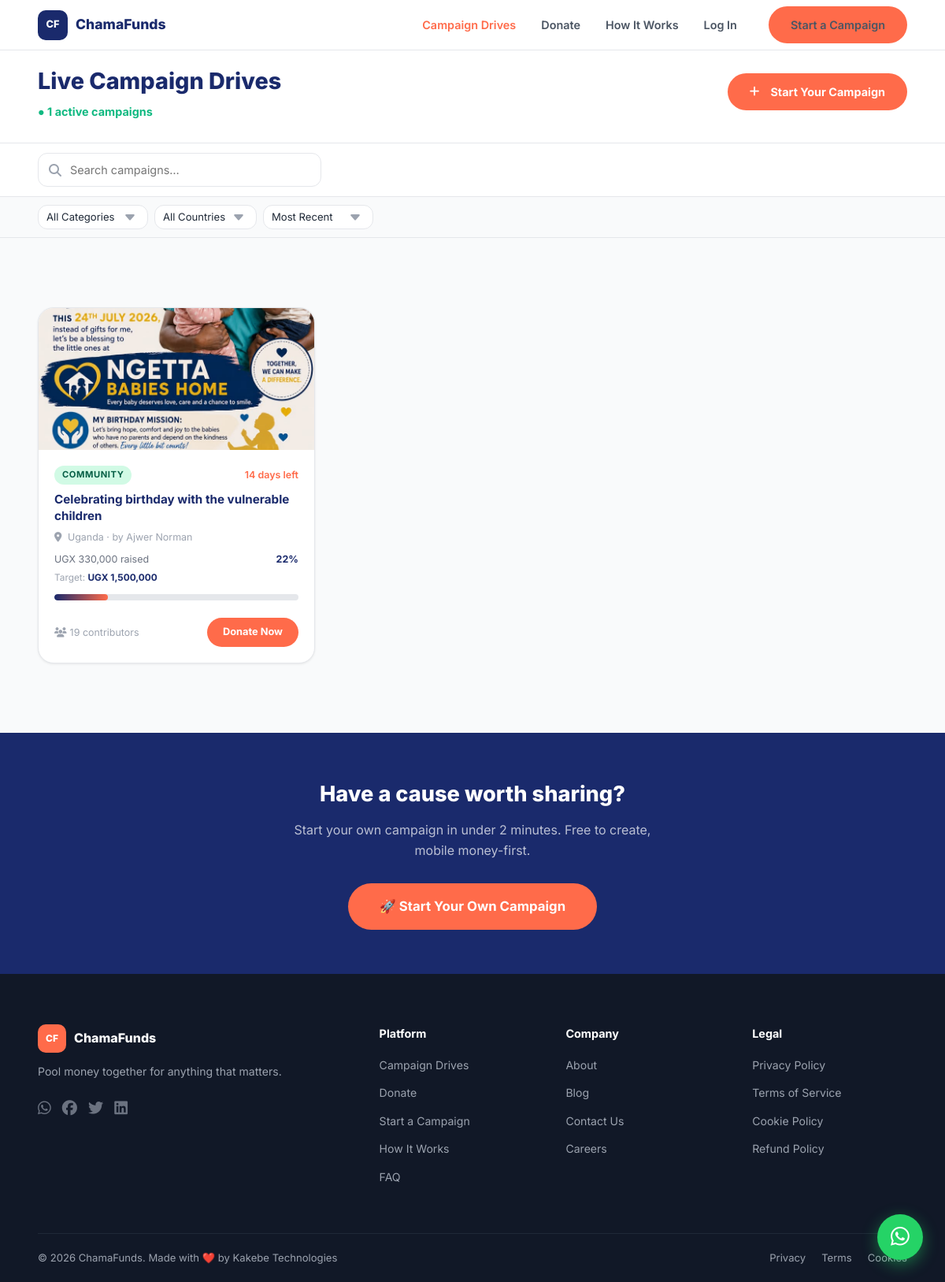
The page /campaign-drives.php on the database its author committed.
### tables this page shows
CREATE TABLE `campaigns` (
  `campaign_id` int(11) NOT NULL,
  `campaigner_id` int(11) NOT NULL,
  `display_name` varchar(120) DEFAULT NULL,
  `title` varchar(150) NOT NULL,
  `slug` varchar(150) NOT NULL,
  `description` text NOT NULL,
  `category` varchar(50) NOT NULL,
  `goal_amount` decimal(15,2) NOT NULL,
  `currency` varchar(3) NOT NULL DEFAULT 'UGX',
  `raised_amount` decimal(15,2) DEFAULT 0.00,
  `contributor_count` int(11) DEFAULT 0,
  `image_url` varchar(500) DEFAULT NULL,
  `mobile_money_number` varchar(20) NOT NULL,
  `mobile_money_network` varchar(50) NOT NULL,
  `status` enum('draft','active','paused','suspended','completed','flagged') DEFAULT 'draft',
  `start_date` timestamp NOT NULL DEFAULT current_timestamp(),
  `end_date` timestamp NULL DEFAULT NULL,
  `country` varchar(50) NOT NULL,
  `is_featured` tinyint(1) DEFAULT 0,
  `view_count` int(11) DEFAULT 0,
  `share_count` int(11) DEFAULT 0,
  `created_at` timestamp NOT NULL DEFAULT current_timestamp(),
  `updated_at` timestamp NOT NULL DEFAULT current_timestamp() ON UPDATE current_timestamp(),
  `multiple_images` longtext DEFAULT NULL CHECK (json_valid(`multiple_images`))
);

CREATE TABLE `users` (
  `user_id` int(11) NOT NULL,
  `full_name` varchar(100) NOT NULL,
  `email` varchar(100) NOT NULL,
  `phone` varchar(20) NOT NULL,
  `password_hash` varchar(255) NOT NULL,
  `role` enum('admin','campaigner','donor') NOT NULL DEFAULT 'donor',
  `country` varchar(50) DEFAULT 'Uganda',
  `avatar_url` varchar(255) DEFAULT NULL,
  `is_active` tinyint(1) DEFAULT 1,
  `is_verified` tinyint(1) DEFAULT 0,
  `two_factor_enabled` tinyint(1) DEFAULT 0,
  `last_login` timestamp NULL DEFAULT NULL,
  `created_at` timestamp NULL DEFAULT current_timestamp(),
  `updated_at` timestamp NULL DEFAULT current_timestamp() ON UPDATE current_timestamp()
);

### includes/config.php (called while the page is built, shortened)
<?php
function imgUrl($url) {
    return BASE . '/' . ltrim($url, '/');
}
?>

### campaign-drives.php (the view, shortened to what this page needs)
<?php
require_once __DIR__ . '/includes/config.php';
$result = $conn->query(
    "SELECT c.*, u.full_name AS campaigner_name,
            ROUND((c.raised_amount / c.goal_amount) * 100, 1) AS pct,
            DATEDIFF(c.end_date, NOW()) AS days_left
     FROM campaigns c
     JOIN users u ON c.campaigner_id = u.user_id
     WHERE c.status = 'active'
     ORDER BY c.created_at DESC"
);
$campaigns = [];
while ($r = $result->fetch_assoc()) $campaigns[] = $r;
$totalCount = count($campaigns);
include __DIR__ . '/includes/header.php';
?>
<div style="background:#fff;border-bottom:1px solid #e5e7eb;padding:80px 0 28px;">
  <div class="container">
    <div style="display:flex;justify-content:space-between;align-items:center;flex-wrap:wrap;gap:16px;">
      <div>
        <h1 style="font-size:1.8rem;font-weight:800;color:#1A2A6C;">Live Campaign Drives</h1>
        <p style="color:#9ca3af;font-size:.9rem;margin-top:4px;">
          <span style="color:#10b981;font-weight:700;">● <?= $totalCount ?> active campaigns</span>
        </p>
      </div>
      <a href="<?= BASE ?>/create-campaign.php" class="btn btn-primary"><i class="fas fa-plus" style="margin-right:6px;"></i>Start Your Campaign</a>
    </div>
  </div>
</div>
<div style="background:#fff;border-bottom:1px solid #e5e7eb;padding:12px 0;position:sticky;top:64px;z-index:100;">
  <div class="container">
    <div class="search-input-wrap">
      <i class="fas fa-search"></i>
      <input type="text" id="campaignSearch" class="form-input" placeholder="Search campaigns…" />
    </div>
  </div>
</div>
<div style="background:#f9fafb;border-bottom:1px solid #e5e7eb;padding:10px 0;">
  <div class="container">
    <div style="display:flex;gap:8px;flex-wrap:wrap;align-items:center;">
      <select id="categoryFilter" class="form-input" style="max-width:140px;font-size:.82rem;padding:7px 10px;">
        <option value="">All Categories</option>
      </select>
      <select id="countryFilter" class="form-input" style="max-width:130px;font-size:.82rem;padding:7px 10px;">
        <option value="">All Countries</option>
      </select>
      <select id="sortFilter" class="form-input" style="max-width:140px;font-size:.82rem;padding:7px 10px;">
        <option value="most-recent">Most Recent</option>
      </select>
    </div>
  </div>
</div>
<section class="section" style="background:#f9fafb;">
  <div class="container">
    <div id="campaignsGrid" class="campaigns-grid">
      <?php foreach ($campaigns as $c):
        $pct      = min(100, (float)$c['pct']);
        $daysLeft = (int)$c['days_left'];
        $daysStr  = $daysLeft > 0 ? "$daysLeft days left" : ($daysLeft === 0 ? 'Ends today' : 'Ended');
        $catLower = strtolower($c['category']);
        $catClass = 'badge-' . $catLower;
        $image    = imgUrl($c['image_url'] ?: '');
      ?>
      <a href="<?= BASE ?>/campaign-detail.php?id=<?= $c['campaign_id'] ?>"
         class="card campaign-card filterable-card"
         style="text-decoration:none;color:inherit;"
         data-title="<?= htmlspecialchars(strtolower($c['title'])) ?>"
         data-category="<?= $catLower ?>"
         data-country="<?= strtolower($c['country']) ?>"
         data-pct="<?= $pct ?>"
         data-days="<?= $daysLeft ?>">
        <?php if ($image): ?>
          <img class="card-img" src="<?= htmlspecialchars($image) ?>" alt="<?= htmlspecialchars($c['title']) ?>" loading="lazy" />
        <?php else: ?>
          <div class="card-img-placeholder"><?= $catLower === 'medical' ? '🏥' : ($catLower === 'education' ? '📚' : ($catLower === 'emergency' ? '🆘' : ($catLower === 'community' ? '💧' : ($catLower === 'business' ? '💼' : '🌟')))) ?></div>
        <?php endif; ?>
        <div class="card-body">
          <div class="campaign-meta">
            <span class="category-badge <?= $catClass ?>"><?= htmlspecialchars($c['category']) ?></span>
            <span class="days-left" <?= $daysLeft <= 3 ? 'style="color:#ef4444;"' : '' ?>><?= htmlspecialchars($daysStr) ?></span>
          </div>
          <p class="campaign-title"><?= htmlspecialchars($c['title']) ?></p>
          <p style="font-size:.78rem;color:#9ca3af;margin-bottom:8px;">
            <i class="fas fa-map-marker-alt" style="margin-right:4px;"></i>
            <?= htmlspecialchars($c['country']) ?> · by <?= htmlspecialchars($c['campaigner_name']) ?>
          </p>
          <div class="campaign-stats">
            <span><?= $c['currency'] ?> <?= number_format($c['raised_amount']) ?> raised</span>
            <span style="font-weight:700;color:#1A2A6C;"><?= $pct ?>%</span>
          </div>
          <div style="font-size:.74rem;color:#9ca3af;margin-bottom:4px;">
            Target: <strong style="color:#1A2A6C;"><?= $c['currency'] ?> <?= number_format($c['goal_amount']) ?></strong>
          </div>
          <div class="progress-wrap"><div class="progress-fill" data-width="<?= $pct ?>%"></div></div>
          <div class="campaign-footer">
            <span class="contributors-count"><i class="fas fa-users" style="margin-right:4px;"></i><?= $c['contributor_count'] ?> contributors</span>
            <span class="btn btn-primary btn-sm">Donate Now</span>
          </div>
        </div>
      </a>
      <?php endforeach; ?>
    </div>
  </div>
</section>
<section style="background:#1A2A6C;padding:56px 0;">
  <div class="container" style="text-align:center;">
    <h2 style="color:#fff;font-weight:800;font-size:1.7rem;margin-bottom:12px;">Have a cause worth sharing?</h2>
    <p style="color:rgba(255,255,255,.7);margin-bottom:28px;max-width:480px;margin-left:auto;margin-right:auto;">Start your own campaign in under 2 minutes. Free to create, mobile money-first.</p>
    <a href="<?= BASE ?>/create-campaign.php" class="btn btn-primary btn-lg">🚀 Start Your Own Campaign</a>
  </div>
</section>
<?php include __DIR__ . '/includes/footer.php'; ?>

### css/style.css (style rules this page uses)
:root { --navy: #1A2A6C; --navy-dark: #111d4e; --coral: #FF6B4A; --coral-dark: #e85a3a; --gray-50: #f9fafb; --gray-100: #f3f4f6; --gray-200: #e5e7eb; --gray-400: #9ca3af; --gray-500: #6b7280; --gray-600: #4b5563; --gray-800: #1f2937; --gray-900: #111827; --green-500: #10b981; --yellow-400: #facc15; --white: #ffffff; --shadow-sm: 0 1px 3px rgba(0,0,0,.08); --shadow-md: 0 4px 16px rgba(26,42,108,.10); --shadow-lg: 0 8px 32px rgba(26,42,108,.14); --radius-sm: 8px; --radius-md: 12px; --radius-lg: 20px; --radius-xl: 28px; --max-w: 1280px; --transition: all .2s ease; }
*, *::before, *::after { box-sizing: border-box; margin: 0; padding: 0; }
html { scroll-behavior: smooth; }
body { font-family: 'Inter', sans-serif; font-size: 16px; line-height: 1.6; color: var(--gray-800); background: var(--white); }
img { max-width: 100%; display: block; }
a { text-decoration: none; color: inherit; }
input, select, textarea { font-family: inherit; }
.container { width: 100%; max-width: var(--max-w); margin: 0 auto; padding: 0 48px; }
:root { --max-w: 1400px; }
.section { padding: 88px 0; }
.btn { display: inline-flex; align-items: center; gap: 8px; padding: 12px 28px; border-radius: 99px; font-weight: 700; font-size: .9rem; transition: var(--transition); white-space: nowrap; }
.btn-primary { background: var(--coral); color: var(--white); }
.btn-sm { padding: 8px 20px; font-size: .8rem; }
.btn-lg { padding: 16px 40px; font-size: 1.05rem; }
.card { background: var(--white); border-radius: var(--radius-lg); border: 1px solid var(--gray-200); box-shadow: var(--shadow-sm); overflow: hidden; transition: var(--transition); }
.card-body { padding: 20px; }
.card-img { width: 100%; height: 180px; object-fit: cover; }
.progress-wrap { height: 8px; background: var(--gray-200); border-radius: 99px; overflow: hidden; margin: 8px 0; }
.progress-fill { height: 100%; background: linear-gradient(90deg, var(--navy), var(--coral)); border-radius: 99px; width: 0; transition: width 1s ease; }
.campaign-card { display: flex; flex-direction: column; }
.campaign-card .card-body { flex: 1; display: flex; flex-direction: column; }
.campaign-meta { display: flex; align-items: center; justify-content: space-between; margin-bottom: 8px; }
.category-badge { font-size: .7rem; font-weight: 700; padding: 3px 10px; border-radius: 99px; text-transform: uppercase; letter-spacing: .05em; }
.badge-community { background: #d1fae5; color: #065f46; }
.campaign-title { font-weight: 700; color: var(--navy); font-size: .95rem; line-height: 1.4; margin-bottom: 6px; }
.campaign-stats { display: flex; justify-content: space-between; font-size: .78rem; color: var(--gray-500); margin-bottom: 4px; }
.campaign-footer { display: flex; justify-content: space-between; align-items: center; margin-top: auto; padding-top: 14px; }
.contributors-count { font-size: .78rem; color: var(--gray-400); }
.days-left { font-size: .78rem; color: var(--coral); font-weight: 600; }
.campaigns-grid { display: grid; grid-template-columns: repeat(3, 1fr); gap: 24px; }
.form-input { width: 100%; padding: 12px 16px; border: 1.5px solid var(--gray-200); border-radius: var(--radius-md); font-size: .9rem; color: var(--gray-800); background: var(--white); outline: none; transition: var(--transition); }
select.form-input { appearance: none; background-repeat: no-repeat; background-position: right 14px center; padding-right: 40px; }
.search-input-wrap { position: relative; flex: 1; min-width: 200px; max-width: 360px; }
.search-input-wrap i { position: absolute; left: 14px; top: 50%; transform: translateY(-50%); color: var(--gray-400); }
.search-input-wrap input { padding-left: 40px; }
a.campaign-card { cursor: pointer; }
a.campaign-card .btn { pointer-events: none; }

### rows shown on the page
campaigns: image_url (picture), category "COMMUNITY", daysStr "14 days left", title "Celebrating birthday with the vulnerable children", country "Uganda", users.full_name "Ajwer Norman", currency "UGX", raised_amount "330,000", pct "22", goal_amount "1,500,000", contributor_count "19"

### other values the page prints
$totalCount "1"
